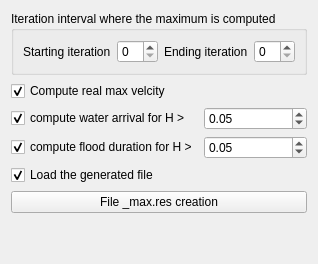
            <widget class="QWidget" name="page_2">
             <layout class="QGridLayout" name="gridLayout_7">
              <item row="4" column="0">
               <widget class="QCheckBox" name="checkBox_8">
                <property name="enabled">
                 <bool>true</bool>
                </property>
                <property name="text">
                 <string>Load the generated file</string>
                </property>
                <property name="checked">
                 <bool>true</bool>
                </property>
               </widget>
              </item>
              <item row="7" column="0">
               <spacer name="verticalSpacer_4">
                <property name="orientation">
                 <enum>Qt::Vertical</enum>
                </property>
                <property name="sizeHint" stdset="0">
                 <size>
                  <width>20</width>
                  <height>40</height>
                 </size>
                </property>
               </spacer>
              </item>
              <item row="2" column="1">
               <widget class="QDoubleSpinBox" name="doubleSpinBox_4">
                <property name="value">
                 <double>0.050000000000000</double>
                </property>
               </widget>
              </item>
              <item row="5" column="0" colspan="2">
               <widget class="QPushButton" name="pushButton_max_res">
                <property name="text">
                 <string>File _max.res creation</string>
                </property>
                <property name="icon">
                 <iconset>
                  <normaloff>:/plugins/PostTelemac/icons/Play_48x48.png</normaloff>:/plugins/PostTelemac/icons/Play_48x48.png</iconset>
                </property>
               </widget>
              </item>
              <item row="3" column="0">
               <widget class="QCheckBox" name="checkBox_10">
                <property name="text">
                 <string>compute flood duration for H &gt;</string>
                </property>
                <property name="checked">
                 <bool>true</bool>
                </property>
               </widget>
              </item>
              <item row="2" column="0">
               <widget class="QCheckBox" name="checkBox_9">
                <property name="text">
                 <string>compute water arrival for H &gt;</string>
                </property>
                <property name="checked">
                 <bool>true</bool>
                </property>
               </widget>
              </item>
              <item row="3" column="1">
               <widget class="QDoubleSpinBox" name="doubleSpinBox_5">
                <property name="value">
                 <double>0.050000000000000</double>
                </property>
               </widget>
              </item>
              <item row="1" column="0">
               <widget class="QCheckBox" name="checkBox_11">
                <property name="text">
                 <string>Compute real max velcity</string>
                </property>
                <property name="checked">
                 <bool>true</bool>
                </property>
               </widget>
              </item>
              <item row="0" column="0" colspan="2">
               <widget class="QGroupBox" name="groupBox_6">
                <property name="title">
                 <string>Iteration interval where the maximum is computed</string>
                </property>
                <layout class="QHBoxLayout" name="horizontalLayout_10">
                 <item>
                  <widget class="QLabel" name="label_34">
                   <property name="text">
                    <string>Starting iteration</string>
                   </property>
                  </widget>
                 </item>
                 <item>
                  <widget class="QSpinBox" name="spinBox_max_start"/>
                 </item>
                 <item>
                  <widget class="QLabel" name="label_35">
                   <property name="text">
                    <string>Ending iteration</string>
                   </property>
                  </widget>
                 </item>
                 <item>
                  <widget class="QSpinBox" name="spinBox_max_end"/>
                 </item>
                </layout>
               </widget>
              </item>
             </layout>
            </widget>
